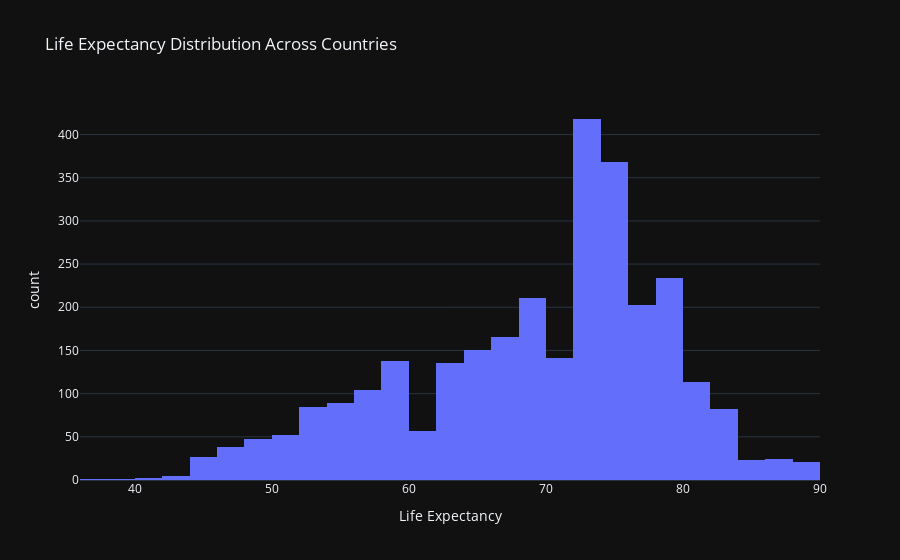

Notebook source saved alongside this figure:
### Code cell
import pandas as pd
import plotly.express as px

# Assuming your data is in a DataFrame named 'df'
# If not, replace 'df' with the name of your DataFrame
# df = pd.read_csv('your_data.csv')

# Create a histogram of life expectancy distribution
fig = px.histogram(df, x='Life expectancy ', nbins=30, title='Life Expectancy Distribution Across Countries',
                   labels={'Life expectancy ': 'Life Expectancy'})

# Update layout
fig.update_layout(
    template='plotly_dark'
)

# Show the plot
fig.show()

### Figure 1 — Plotly figure (JSON) as saved in the notebook; plotly's stock layout.template omitted (floating-point values rounded to 4 significant figures; data arrays with more than 128 entries replaced by an {"elided": "..."} marker saying what was removed)
{"data": [{"alignmentgroup": "True", "bingroup": "x", "hovertemplate": "Life Expectancy=%{x}<br>count=%{y}<extra></extra>", "legendgroup": "", "marker": {"color": "#636efa", "pattern": {"shape": ""}}, "name": "", "nbinsx": 30, "offsetgroup": "", "orientation": "v", "showlegend": false, "type": "histogram", "x": {"elided": "2938 float values"}, "xaxis": "x", "yaxis": "y"}], "layout": {"barmode": "relative", "legend": {"tracegroupgap": 0}, "title": {"text": "Life Expectancy Distribution Across Countries"}, "xaxis": {"anchor": "y", "domain": [0, 1], "title": {"text": "Life Expectancy"}}, "yaxis": {"anchor": "x", "domain": [0, 1], "title": {"text": "count"}}}}
